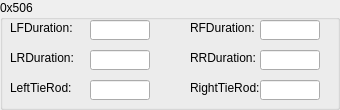
    <widget class="QGroupBox" name="groupBox506" >
     <property name="geometry" >
      <rect>
       <x>170</x>
       <y>450</y>
       <width>340</width>
       <height>110</height>
      </rect>
     </property>
     <property name="title" >
      <string>0x506</string>
     </property>
     <widget class="QLineEdit" name="LFDuration" >
      <property name="geometry" >
       <rect>
        <x>90</x>
        <y>20</y>
        <width>60</width>
        <height>20</height>
       </rect>
      </property>
      <property name="text" >
       <string/>
      </property>
      <property name="readOnly" >
       <bool>true</bool>
      </property>
     </widget>
     <widget class="QLabel" name="label_65" >
      <property name="geometry" >
       <rect>
        <x>10</x>
        <y>20</y>
        <width>80</width>
        <height>16</height>
       </rect>
      </property>
      <property name="text" >
       <string>LFDuration:</string>
      </property>
     </widget>
     <widget class="QLabel" name="label_68" >
      <property name="geometry" >
       <rect>
        <x>10</x>
        <y>50</y>
        <width>70</width>
        <height>16</height>
       </rect>
      </property>
      <property name="text" >
       <string>LRDuration:</string>
      </property>
     </widget>
     <widget class="QLineEdit" name="LRDuration" >
      <property name="geometry" >
       <rect>
        <x>90</x>
        <y>50</y>
        <width>60</width>
        <height>20</height>
       </rect>
      </property>
      <property name="readOnly" >
       <bool>true</bool>
      </property>
     </widget>
     <widget class="QLabel" name="label_69" >
      <property name="geometry" >
       <rect>
        <x>10</x>
        <y>80</y>
        <width>70</width>
        <height>16</height>
       </rect>
      </property>
      <property name="text" >
       <string>LeftTieRod:</string>
      </property>
     </widget>
     <widget class="QLineEdit" name="LeftTieRod" >
      <property name="geometry" >
       <rect>
        <x>90</x>
        <y>80</y>
        <width>60</width>
        <height>20</height>
       </rect>
      </property>
      <property name="readOnly" >
       <bool>true</bool>
      </property>
     </widget>
     <widget class="QLabel" name="label_70" >
      <property name="geometry" >
       <rect>
        <x>190</x>
        <y>20</y>
        <width>80</width>
        <height>16</height>
       </rect>
      </property>
      <property name="text" >
       <string>RFDuration:</string>
      </property>
     </widget>
     <widget class="QLineEdit" name="RRDuration" >
      <property name="geometry" >
       <rect>
        <x>260</x>
        <y>50</y>
        <width>60</width>
        <height>20</height>
       </rect>
      </property>
      <property name="readOnly" >
       <bool>true</bool>
      </property>
     </widget>
     <widget class="QLineEdit" name="RightTieRod" >
      <property name="geometry" >
       <rect>
        <x>260</x>
        <y>80</y>
        <width>60</width>
        <height>20</height>
       </rect>
      </property>
      <property name="readOnly" >
       <bool>true</bool>
      </property>
     </widget>
     <widget class="QLabel" name="label_71" >
      <property name="geometry" >
       <rect>
        <x>190</x>
        <y>50</y>
        <width>70</width>
        <height>16</height>
       </rect>
      </property>
      <property name="text" >
       <string>RRDuration:</string>
      </property>
     </widget>
     <widget class="QLineEdit" name="RFDuration" >
      <property name="geometry" >
       <rect>
        <x>260</x>
        <y>20</y>
        <width>60</width>
        <height>20</height>
       </rect>
      </property>
      <property name="text" >
       <string/>
      </property>
      <property name="readOnly" >
       <bool>true</bool>
      </property>
     </widget>
     <widget class="QLabel" name="label_72" >
      <property name="geometry" >
       <rect>
        <x>190</x>
        <y>80</y>
        <width>70</width>
        <height>16</height>
       </rect>
      </property>
      <property name="text" >
       <string>RightTieRod:</string>
      </property>
     </widget>
    </widget>
